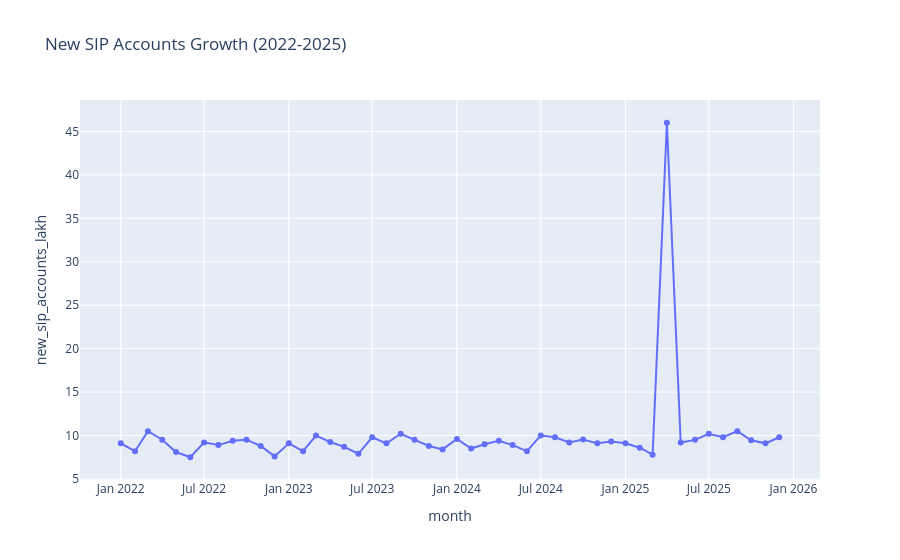

Notebook code for this chart:
### Markdown cell above
# Insight 12: Active SIP accounts increased steadily between 2022 and 2025
The number of active SIP accounts grew consistently throughout the period, indicating increasing participation of retail investors in mutual funds.
**Chart Reference:** Active SIP Accounts Growth (2022-2025)

### Code cell
import pandas as pd
import plotly.express as px
df = pd.read_csv('../data/processed/04_monthly_sip_inflows_cleaned.csv')
df['month'] = pd.to_datetime(df['month'])
fig = px.line(df,x='month',y='new_sip_accounts_lakh',title='New SIP Accounts Growth (2022-2025)',markers=True)
fig.show()
